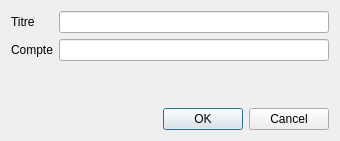
<?xml version="1.0" encoding="UTF-8"?>
<ui version="4.0">
 <class>DialogAddSelfEntry</class>
 <widget class="QDialog" name="DialogAddSelfEntry">
  <property name="geometry">
   <rect>
    <x>0</x>
    <y>0</y>
    <width>340</width>
    <height>141</height>
   </rect>
  </property>
  <property name="windowTitle">
   <string>Ajouter un compte</string>
  </property>
  <layout class="QVBoxLayout" name="verticalLayout">
   <item>
    <layout class="QFormLayout" name="formLayout">
     <item row="0" column="0">
      <widget class="QLabel" name="label">
       <property name="text">
        <string>Titre</string>
       </property>
      </widget>
     </item>
     <item row="1" column="0">
      <widget class="QLabel" name="label_2">
       <property name="text">
        <string>Compte</string>
       </property>
      </widget>
     </item>
     <item row="0" column="1">
      <widget class="QLineEdit" name="lineEditTitle"/>
     </item>
     <item row="1" column="1">
      <widget class="QLineEdit" name="lineEditAccount"/>
     </item>
    </layout>
   </item>
   <item>
    <widget class="QDialogButtonBox" name="buttonBox">
     <property name="orientation">
      <enum>Qt::Horizontal</enum>
     </property>
     <property name="standardButtons">
      <set>QDialogButtonBox::Cancel|QDialogButtonBox::Ok</set>
     </property>
    </widget>
   </item>
  </layout>
 </widget>
 <resources/>
 <connections>
  <connection>
   <sender>buttonBox</sender>
   <signal>accepted()</signal>
   <receiver>DialogAddSelfEntry</receiver>
   <slot>accept()</slot>
   <hints>
    <hint type="sourcelabel">
     <x>248</x>
     <y>254</y>
    </hint>
    <hint type="destinationlabel">
     <x>157</x>
     <y>274</y>
    </hint>
   </hints>
  </connection>
  <connection>
   <sender>buttonBox</sender>
   <signal>rejected()</signal>
   <receiver>DialogAddSelfEntry</receiver>
   <slot>reject()</slot>
   <hints>
    <hint type="sourcelabel">
     <x>316</x>
     <y>260</y>
    </hint>
    <hint type="destinationlabel">
     <x>286</x>
     <y>274</y>
    </hint>
   </hints>
  </connection>
 </connections>
</ui>
